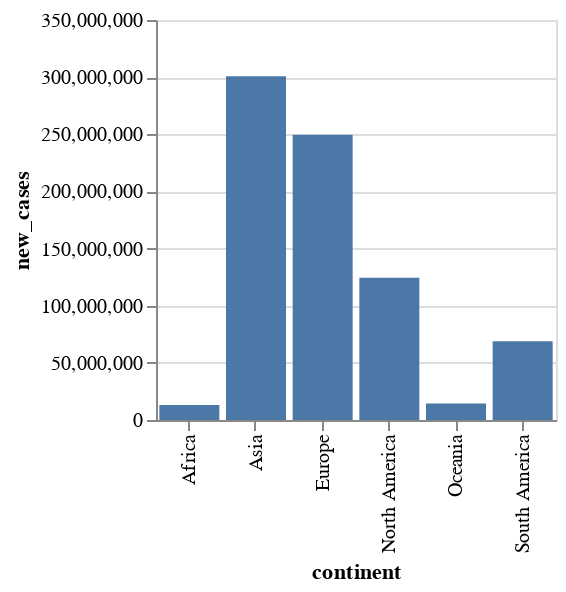

Notebook cell for this chart:
### Markdown cell above
With a few more specifications, we can give this barchart some tooltips and an aspect ratio of a square:

### Code cell
alt.Chart(data).mark_bar().encode(
    x='continent', 
    y='new_cases',
    tooltip=['new_deaths', 'new_cases_per_million']
).properties(
    width=200,
    height=200
)

### Figure 1 — Vega-Lite specification as saved in the notebook (floating-point values rounded to 4 significant figures)
{"config": {"view": {"continuousWidth": 300, "continuousHeight": 300}}, "data": {"name": "data-f0a2ba772c5a1c7ac513b65e63b87dcc"}, "mark": {"type": "bar"}, "encoding": {"tooltip": [{"field": "new_deaths", "type": "quantitative"}, {"field": "new_cases_per_million", "type": "quantitative"}], "x": {"field": "continent", "type": "nominal"}, "y": {"field": "new_cases", "type": "quantitative"}}, "height": 200, "width": 200, "$schema": "https://vega.github.io/schema/vega-lite/v5.8.0.json", "datasets": {"data-f0a2ba772c5a1c7ac513b65e63b87dcc": [{"continent": "Africa", "total_cases": 10650000000.0, "new_cases": 13130000.0, "new_cases_smoothed": 13130000.0, "total_deaths": 228700000.0, "new_deaths": 261600.0, "new_deaths_smoothed": 261300.0, "total_cases_per_million": 1725000000.0, "new_cases_per_million": 2649000.0, "new_cases_smoothed_per_million": 2649000.0, "total_deaths_per_million": 15130000.0, "new_deaths_per_million": 18370.0, "new_deaths_smoothed_per_million": 18320.0, "reproduction_rate": 41240.0, "icu_patients": 718200.0, "icu_patients_per_million": 12080.0, "hosp_patients": 5107000.0, "hosp_patients_per_million": 85270.0, "weekly_icu_admissions": 0.0, "weekly_icu_admissions_per_million": 0.0, "weekly_hosp_admissions": 521500.0, "weekly_hosp_admissions_per_million": 8707.0, "total_tests": 22210000000.0, "new_tests": 61530000.0, "total_tests_per_thousand": 894800.0, "new_tests_per_thousand": 2946.0, "new_tests_smoothed": 90960000.0, "new_tests_smoothed_per_thousand": 5560.0, "positive_rate": 1393.0, "tests_per_case": 2064000.0, "total_vaccinations": 50390000000.0, "people_vaccinated": 29750000000.0, "people_fully_vaccinated": 22500000000.0, "total_boosters": 2542000000.0, "new_vaccinations": 117400000.0, "new_vaccinations_smoothed": 851300000.0, "total_vaccinations_per_hundred": 189700.0, "people_vaccinated_per_hundred": 110600.0, "people_fully_vaccinated_per_hundred": 85920.0, "total_boosters_per_hundred": 10780.0, "new_vaccinations_smoothed_per_million": 37440000.0, "new_people_vaccinated_smoothed": 548500000.0, "new_people_vaccinated_smoothed_per_hundred": 2243.0, "stringency_index": 2132000.0, "population_density": 7520000.0, "median_age": 1637000.0, "aged_65_older": 271700.0, "aged_70_older": 174200.0, "gdp_per_capita": 395600000.0, "extreme_poverty": 1917000.0, "cardiovasc_death_rate": 21270000.0, "diabetes_prevalence": 416800.0, "female_smokers": 127600.0, "male_smokers": 1354000.0, "handwashing_facilities": 1517000.0, "hospital_beds_per_thousand": 82560.0, "life_expectancy": 5076000.0, "human_development_index": 40740.0, "population": 1955000000000.0, "excess_mortality_cumulative_absolute": 42120000.0, "excess_mortality_cumulative": 8493.0, "excess_mortality": 9327.0, "excess_mortality_cumulative_per_million": 952700.0}, {"continent": "Asia", "total_cases": 161200000000.0, "new_cases": 300700000.0, "new_cases_smoothed": 300700000.0, "total_deaths": 1297000000.0, "new_deaths": 1634000.0, "new_deaths_smoothed": 1634000.0, "total_cases_per_million": 4329000000.0, "new_cases_per_million": 6730000.0, "new_cases_smoothed_per_million": 6730000.0, "total_deaths_per_million": 26010000.0, "new_deaths_per_million": 31960.0, "new_deaths_smoothed_per_million": 31960.0, "reproduction_rate": 43270.0, "icu_patients": 905600.0, "icu_patients_per_million": 29200.0, "hosp_patients": 6789000.0, "hosp_patients_per_million": 222600.0, "weekly_icu_admissions": 76320.0, "weekly_icu_admissions_per_million": 5737.0, "weekly_hosp_admissions": 6648000.0, "weekly_hosp_admissions_per_million": 237800.0, "total_tests": 576000000000.0, "new_tests": 1798000000.0, "total_tests_per_thousand": 16110000.0, "new_tests_per_thousand": 60790.0, "new_tests_smoothed": 11020000000.0, "new_tests_smoothed_per_thousand": 78680.0, "positive_rate": 1940.0, "tests_per_case": 220700000.0, "total_vaccinations": 4048000000000.0, "people_vaccinated": 1207000000000.0, "people_fully_vaccinated": 1027000000000.0, "total_boosters": 272200000000.0, "new_vaccinations": 7550000000.0, "new_vaccinations_smoothed": 9069000000.0, "total_vaccinations_per_hundred": 2231000.0, "people_vaccinated_per_hundred": 929500.0, "people_fully_vaccinated_per_hundred": 815200.0, "total_boosters_per_hundred": 343100.0, "new_vaccinations_smoothed_per_million": 90900000.0, "new_people_vaccinated_smoothed": 3062000000.0, "new_people_vaccinated_smoothed_per_hundred": 3429.0, "stringency_index": 2394000.0, "population_density": 52720000.0, "median_age": 2077000.0, "aged_65_older": 432000.0, "aged_70_older": 277700.0, "gdp_per_capita": 1518000000.0, "extreme_poverty": 221700.0, "cardiovasc_death_rate": 19490000.0, "diabetes_prevalence": 590500.0, "female_smokers": 250400.0, "male_smokers": 2069000.0, "handwashing_facilities": 2577000.0, "hospital_beds_per_thousand": 199500.0, "life_expectancy": 5061000.0, "human_development_index": 47600.0, "population": 6483000000000.0, "excess_mortality_cumulative_absolute": 47390000.0, "excess_mortality_cumulative": 15890.0, "excess_mortality": 20410.0, "excess_mortality_cumulative_per_million": 1565000.0}, {"continent": "Europe", "total_cases": 160300000000.0, "new_cases": 249600000.0, "new_cases_smoothed": 249600000.0, "total_deaths": 1726000000.0, "new_deaths": 2078000.0, "new_deaths_smoothed": 2078000.0, "total_cases_per_million": 13190000000.0, "new_cases_per_million": 20300000.0, "new_cases_smoothed_per_million": 20300000.0, "total_deaths_per_million": 109000000.0, "new_deaths_per_million": 133400.0, "new_deaths_smoothed_per_million": 133400.0, "reproduction_rate": 47090.0, "icu_patients": 10080000.0, "icu_patients_per_million": 427400.0, "hosp_patients": 87480000.0, "hosp_patients_per_million": 4401000.0, "weekly_icu_admissions": 2987000.0, "weekly_icu_admissions_per_million": 78760.0, "weekly_hosp_admissions": 45480000.0, "weekly_hosp_admissions_per_million": 1527000.0, "total_tests": 609300000000.0, "new_tests": 1955000000.0, "total_tests_per_thousand": 47790000.0, "new_tests_per_thousand": 157400.0, "new_tests_smoothed": 2345000000.0, "new_tests_smoothed_per_thousand": 175600.0, "positive_rate": 3191.0, "tests_per_case": 1898000.0, "total_vaccinations": 704100000000.0, "people_vaccinated": 290600000000.0, "people_fully_vaccinated": 259100000000.0, "total_boosters": 153700000000.0, "new_vaccinations": 1266000000.0, "new_vaccinations_smoothed": 1562000000.0, "total_vaccinations_per_hundred": 3381000.0, "people_vaccinated_per_hundred": 1371000.0, "people_fully_vaccinated_per_hundred": 1179000.0, "total_boosters_per_hundred": 658100.0, "new_vaccinations_smoothed_per_million": 103100000.0, "new_people_vaccinated_smoothed": 573700000.0, "new_people_vaccinated_smoothed_per_hundred": 3688.0, "stringency_index": 1888000.0, "population_density": 41250000.0, "median_age": 2310000.0, "aged_65_older": 972900.0, "aged_70_older": 630100.0, "gdp_per_capita": 1923000000.0, "extreme_poverty": 37200.0, "cardiovasc_death_rate": 12950000.0, "diabetes_prevalence": 395900.0, "female_smokers": 1285000.0, "male_smokers": 1954000.0, "handwashing_facilities": 386400.0, "hospital_beds_per_thousand": 304800.0, "life_expectancy": 5255000.0, "human_development_index": 50720.0, "population": 1112000000000.0, "excess_mortality_cumulative_absolute": 214100000.0, "excess_mortality_cumulative": 50400.0, "excess_mortality": 59560.0, "excess_mortality_cumulative_per_million": 12370000.0}, {"continent": "North America", "total_cases": 89450000000.0, "new_cases": 124500000.0, "new_cases_smoothed": 124500000.0, "total_deaths": 1380000000.0, "new_deaths": 1606000.0, "new_deaths_smoothed": 1605000.0, "total_cases_per_million": 6089000000.0, "new_cases_per_million": 9492000.0, "new_cases_smoothed_per_million": 9492000.0, "total_deaths_per_million": 46900000.0, "new_deaths_per_million": 62210.0, "new_deaths_smoothed_per_million": 62190.0, "reproduction_rate": 19170.0, "icu_patients": 10710000.0, "icu_patients_per_million": 42800.0, "hosp_patients": 51550000.0, "hosp_patients_per_million": 247200.0, "weekly_icu_admissions": 0.0, "weekly_icu_admissions_per_million": 0.0, "weekly_hosp_admissions": 46240000.0, "weekly_hosp_admissions_per_million": 136700.0, "total_tests": 381800000000.0, "new_tests": 1017000000.0, "total_tests_per_thousand": 4102000.0, "new_tests_per_thousand": 11820.0, "new_tests_smoothed": 1020000000.0, "new_tests_smoothed_per_thousand": 17260.0, "positive_rate": 1625.0, "tests_per_case": 339600.0, "total_vaccinations": 534000000000.0, "people_vaccinated": 239100000000.0, "people_fully_vaccinated": 202600000000.0, "total_boosters": 46630000000.0, "new_vaccinations": 998300000.0, "new_vaccinations_smoothed": 1148000000.0, "total_vaccinations_per_hundred": 985100.0, "people_vaccinated_per_hundred": 430100.0, "people_fully_vaccinated_per_hundred": 369100.0, "total_boosters_per_hundred": 96860.0, "new_vaccinations_smoothed_per_million": 49560000.0, "new_people_vaccinated_smoothed": 458800000.0, "new_people_vaccinated_smoothed_per_hundred": 2062.0, "stringency_index": 1035000.0, "population_density": 13060000.0, "median_age": 1258000.0, "aged_65_older": 341000.0, "aged_70_older": 230700.0, "gdp_per_capita": 802000000.0, "extreme_poverty": 86240.0, "cardiovasc_death_rate": 7025000.0, "diabetes_prevalence": 462600.0, "female_smokers": 123600.0, "male_smokers": 367100.0, "handwashing_facilities": 1382000.0, "hospital_beds_per_thousand": 73050.0, "life_expectancy": 4235000.0, "human_development_index": 23840.0, "population": 823600000000.0, "excess_mortality_cumulative_absolute": 227000000.0, "excess_mortality_cumulative": 17400.0, "excess_mortality": 22200.0, "excess_mortality_cumulative_per_million": 2631000.0}, {"continent": "Oceania", "total_cases": 7121000000.0, "new_cases": 14480000.0, "new_cases_smoothed": 14480000.0, "total_deaths": 14200000.0, "new_deaths": 29830.0, "new_deaths_smoothed": 29830.0, "total_cases_per_million": 2659000000.0, "new_cases_per_million": 5592000.0, "new_cases_smoothed_per_million": 5592000.0, "total_deaths_per_million": 8296000.0, "new_deaths_per_million": 12900.0, "new_deaths_smoothed_per_million": 12900.0, "reproduction_rate": 4425.0, "icu_patients": 94920.0, "icu_patients_per_million": 3626.0, "hosp_patients": 1761000.0, "hosp_patients_per_million": 67290.0, "weekly_icu_admissions": 0.0, "weekly_icu_admissions_per_million": 0.0, "weekly_hosp_admissions": 0.0, "weekly_hosp_admissions_per_million": 0.0, "total_tests": 24120000000.0, "new_tests": 78410000.0, "total_tests_per_thousand": 2274000.0, "new_tests_per_thousand": 7263.0, "new_tests_smoothed": 81370000.0, "new_tests_smoothed_per_thousand": 8745.0, "positive_rate": 188.3, "tests_per_case": 1607000.0, "total_vaccinations": 25270000000.0, "people_vaccinated": 7714000000.0, "people_fully_vaccinated": 7969000000.0, "total_boosters": 4926000000.0, "new_vaccinations": 74540000.0, "new_vaccinations_smoothed": 82640000.0, "total_vaccinations_per_hundred": 252400.0, "people_vaccinated_per_hundred": 98100.0, "people_fully_vaccinated_per_hundred": 89830.0, "total_boosters_per_hundred": 45290.0, "new_vaccinations_smoothed_per_million": 32290000.0, "new_people_vaccinated_smoothed": 28950000.0, "new_people_vaccinated_smoothed_per_hundred": 1226.0, "stringency_index": 348200.0, "population_density": 3894000.0, "median_age": 492100.0, "aged_65_older": 131900.0, "aged_70_older": 80500.0, "gdp_per_capita": 203800000.0, "extreme_poverty": 81580.0, "cardiovasc_death_rate": 6896000.0, "diabetes_prevalence": 412100.0, "female_smokers": 246000.0, "male_smokers": 483700.0, "handwashing_facilities": 196900.0, "hospital_beds_per_thousand": 37230.0, "life_expectancy": 2323000.0, "human_development_index": 11750.0, "population": 61770000000.0, "excess_mortality_cumulative_absolute": 843800.0, "excess_mortality_cumulative": -330.3, "excess_mortality": 1603.0, "excess_mortality_cumulative_per_million": 8936.0}, {"continent": "South America", "total_cases": 52740000000.0, "new_cases": 68840000.0, "new_cases_smoothed": 68800000.0, "total_deaths": 1238000000.0, "new_deaths": 1360000.0, "new_deaths_smoothed": 1360000.0, "total_cases_per_million": 1775000000.0, "new_cases_per_million": 2565000.0, "new_cases_smoothed_per_million": 2564000.0, "total_deaths_per_million": 29260000.0, "new_deaths_per_million": 33190.0, "new_deaths_smoothed_per_million": 33190.0, "reproduction_rate": 12130.0, "icu_patients": 2935000.0, "icu_patients_per_million": 95910.0, "hosp_patients": 368800.0, "hosp_patients_per_million": 30170.0, "weekly_icu_admissions": 400000.0, "weekly_icu_admissions_per_million": 20410.0, "weekly_hosp_admissions": 1611000.0, "weekly_hosp_admissions_per_million": 82180.0, "total_tests": 61970000000.0, "new_tests": 163500000.0, "total_tests_per_thousand": 2205000.0, "new_tests_per_thousand": 6513.0, "new_tests_smoothed": 226500000.0, "new_tests_smoothed_per_thousand": 8010.0, "positive_rate": 1079.0, "tests_per_case": 131500.0, "total_vaccinations": 407800000000.0, "people_vaccinated": 176700000000.0, "people_fully_vaccinated": 146900000000.0, "total_boosters": 82620000000.0, "new_vaccinations": 845100000.0, "new_vaccinations_smoothed": 959000000.0, "total_vaccinations_per_hundred": 890800.0, "people_vaccinated_per_hundred": 373700.0, "people_fully_vaccinated_per_hundred": 318000.0, "total_boosters_per_hundred": 199000.0, "new_vaccinations_smoothed_per_million": 24500000.0, "new_people_vaccinated_smoothed": 375000000.0, "new_people_vaccinated_smoothed_per_hundred": 1003.0, "stringency_index": 646100.0, "population_density": 401600.0, "median_age": 532300.0, "aged_65_older": 136400.0, "aged_70_older": 89420.0, "gdp_per_capita": 228000000.0, "extreme_poverty": 35380.0, "cardiovasc_death_rate": 3085000.0, "diabetes_prevalence": 128600.0, "female_smokers": 135100.0, "male_smokers": 270900.0, "handwashing_facilities": 542800.0, "hospital_beds_per_thousand": 34090.0, "life_expectancy": 1458000.0, "human_development_index": 12570.0, "population": 599300000000.0, "excess_mortality_cumulative_absolute": 89900000.0, "excess_mortality_cumulative": 26720.0, "excess_mortality": 22360.0, "excess_mortality_cumulative_per_million": 2525000.0}]}}
